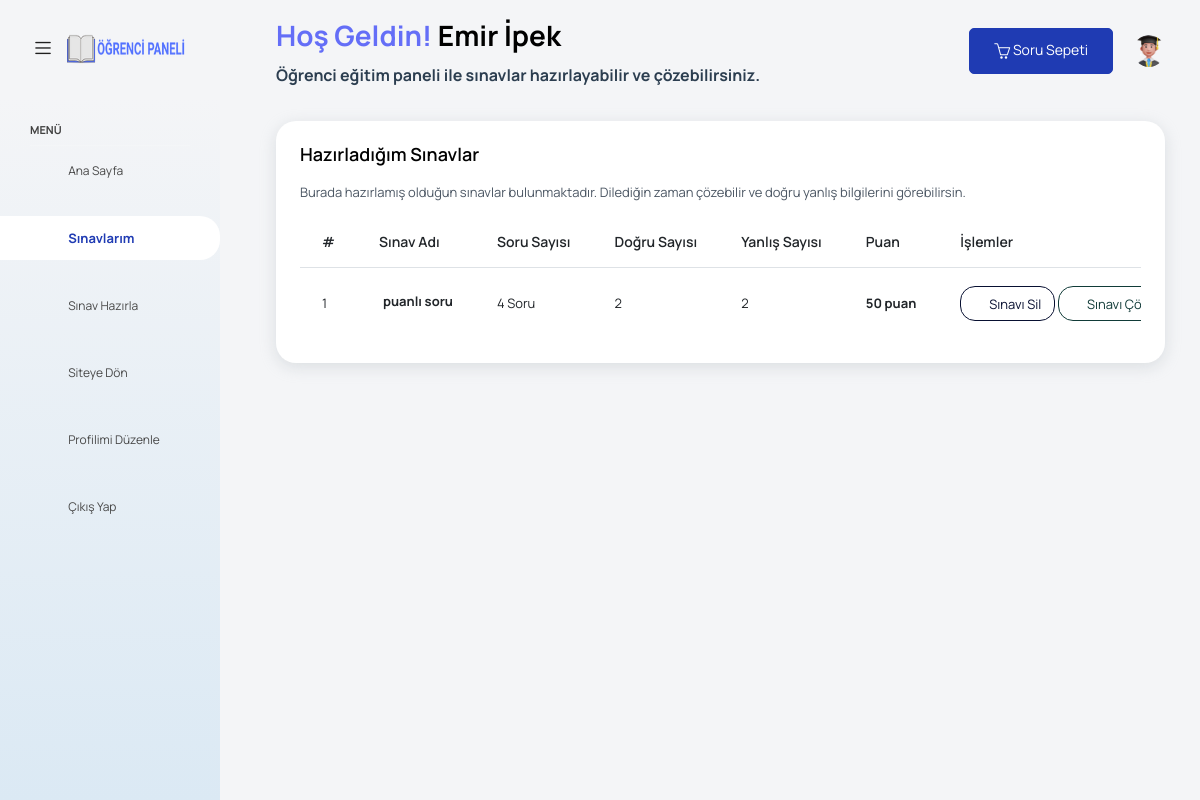
Page /StudentPanel/testtable.php (signed in) on the committed database.
### tables this page shows
CREATE TABLE `sptests` (
  `Id` int NOT NULL,
  `user_id` int NOT NULL,
  `test_id` varchar(500) NOT NULL,
  `Title` varchar(255) NOT NULL,
  `Correct` int NOT NULL DEFAULT '0',
  `Wrong` int NOT NULL DEFAULT '0',
  `point` float DEFAULT '0'
);

### StudentPanel/testtable.php (the view, shortened to what this page needs)
<?php
include_once 'head.php';
?>
<?php if (isset($_SESSION['Id']) && isset($_SESSION['Username'])) { ?>
<div class="container-scroller">
    <nav class="navbar default-layout col-lg-12 col-12 p-0 fixed-top d-flex align-items-top flex-row">
        <div class="text-center navbar-brand-wrapper d-flex align-items-center justify-content-start">
            <div class="me-3">
                <button class="navbar-toggler navbar-toggler align-self-center" type="button" data-bs-toggle="minimize">
                    <span class="icon-menu"></span>
                </button>
            </div>
            <div>
                <a class="navbar-brand brand-logo" href="index.php">
                    <img src="../assets/images/icon/student-logo.png" alt="logo"/>
                </a>
            </div>
        </div>
        <div class="navbar-menu-wrapper d-flex align-items-top">
            <ul class="navbar-nav">
                <li class="nav-item font-weight-semibold d-none d-lg-block ms-0">
                    <h1 class="welcome-text">Hoş Geldin! <span
                                class="text-black fw-bold"><?php echo $_SESSION['Name']; ?></span></h1>
                    <h3 class="welcome-sub-text">Öğrenci eğitim paneli ile sınavlar hazırlayabilir ve
                        çözebilirsiniz.</h3>
                </li>
            </ul>
            <?php
            include_once 'navbar.php';
            ?>
        </div>
    </nav>
    <div class="container-fluid page-body-wrapper">
        <?php
        include_once 'sidebar.php';
        ?>
        <div class="main-panel">
            <div class="content-wrapper">
                <div class="row">
                    <div class="col-lg-12 grid-margin stretch-card">
                        <div class="card">
                            <div class="card-body">
                                <h4 class="card-title">Hazırladığım Sınavlar</h4>
                                <p class="card-description">
                                    Burada hazırlamış olduğun sınavlar bulunmaktadır. Dilediğin zaman çözebilir ve doğru
                                    yanlış bilgilerini görebilirsin.
                                </p>
                                <div class="table-responsive">
                                    <table class="table table-hover">
                                        <thead>
                                        <tr>
                                            <th>#</th>
                                            <th>Sınav Adı</th>
                                            <th>Soru Sayısı</th>
                                            <th>Doğru Sayısı</th>
                                            <th>Yanlış Sayısı</th>
                                            <th>Puan</th>
                                            <th>İşlemler</th>
                                        </tr>
                                        </thead>
                                        <tbody>
                                        <?php
                                        $i = 1;
                                        $id = $_SESSION['Id'];
                                        $test = $conn->query("SELECT * FROM sptests WHERE user_id = $id")->fetchAll();
                                        foreach ($test as $item) {
                                            $testIds = explode(',', $item['test_id']);
                                            $numberOfTests = count($testIds);
                                            ?>
                                            <tr>
                                                <td><?php echo $i; ?></td>
                                                <td><p class="ms-1 mb-1 fw-bold"><?php echo $item['Title']; ?></p></td>
                                                <td><?php echo $numberOfTests; ?> Soru</td>
                                                <?php
                                                    $puanBirimi = 100 / $numberOfTests;
                                                    $toplamPuan = round($puanBirimi * $item['Correct'], 2);
                                                ?>
                                                <td><?php echo $item['Correct']; ?></td>
                                                <td><?php echo $item['Wrong']; ?></td>
                                                <td><strong><?php echo $toplamPuan; ?> puan</strong></td>
                                                <td>
                                                    <a class="btn btn-outline-primary btn-sm" onclick="testiSil(<?php echo $item['Id'] ?>)" href="#" ><i
                                                                class="mdi mdi-delete"></i>
                                                        Sınavı Sil
                                                    </a>
                                                    <a class="btn btn-outline-success btn-sm" href="exam.php?Id=<?php echo $item['Id'] ?>"><i
                                                                class="mdi mdi-pencil"></i>
                                                        Sınavı Çöz
                                                    </a>
                                                </td>
                                            </tr>
                                            <?php
                                            $i++;
                                        } ?>
                                        </tbody>
                                    </table>
                                </div>
                            </div>
                        </div>
                    </div>
                </div>
            </div>
        </div>
    </div>
    <?php
    include_once 'script.php'; ?>
    <?php } else {
        header("Location: login.php?error=" . urlencode("Lütfen bu sayfayı görüntülemek için önce oturum açın."));
    } ?>

### rows in the picture
sptests: Title "puanlı soru", test "4", Correct "2", Wrong "2", toplamPuan "50"

### other values in the picture
$_SESSION['Name'] "Emir İpek"
